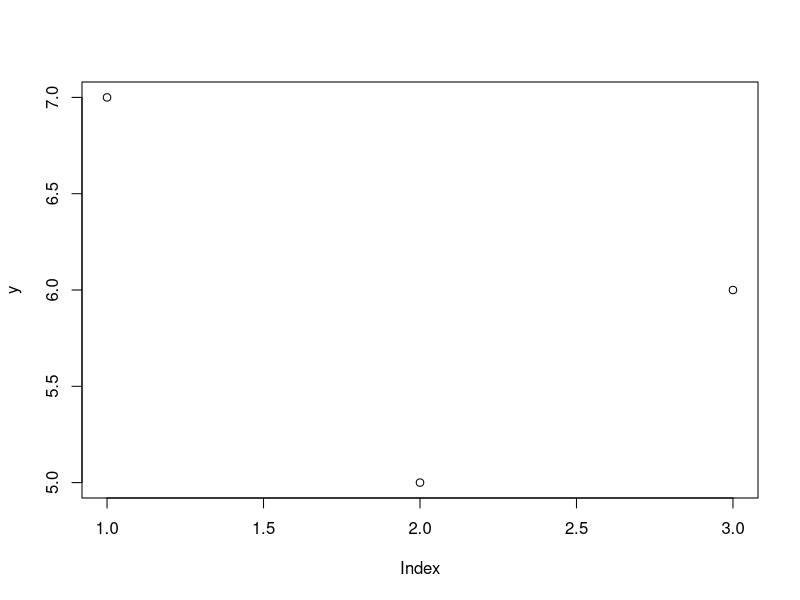
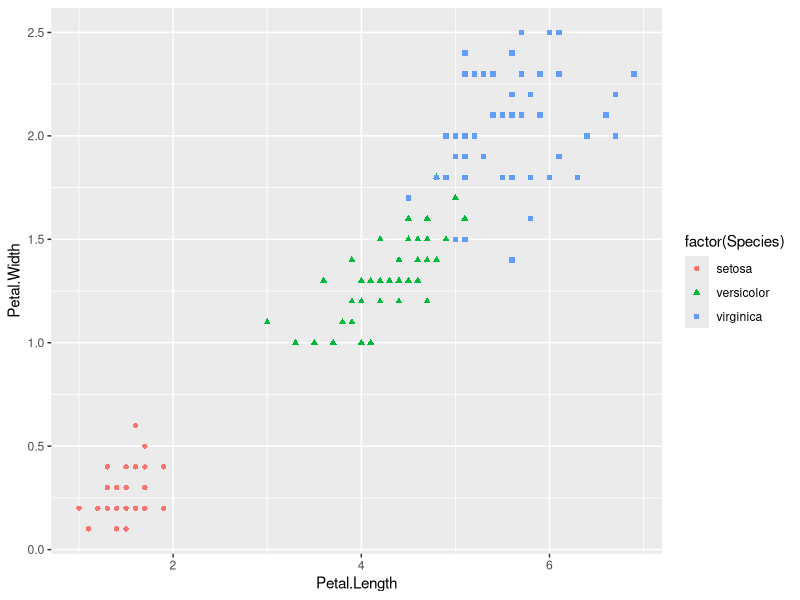
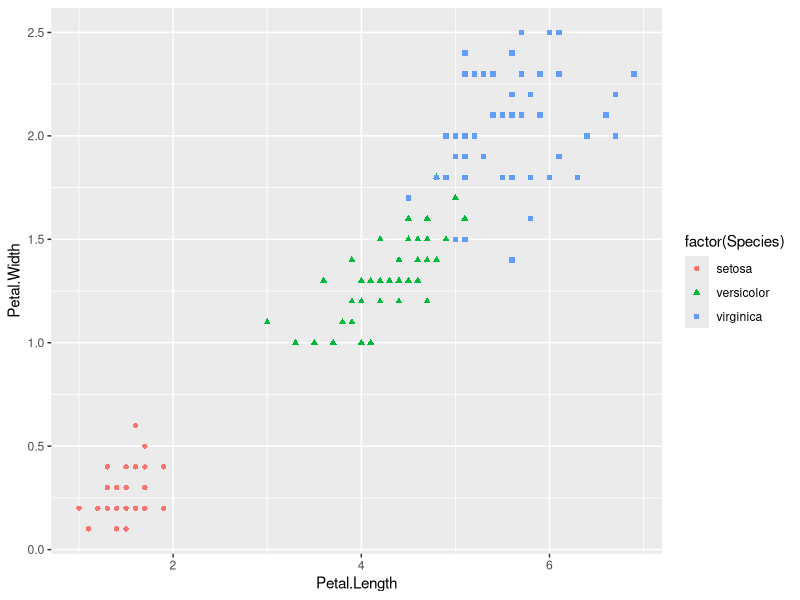

Reproduce these figures in R, in order.
## ---- chunk 1

knitr::opts_chunk$set(echo = TRUE)
## ---- chunk 2
x = c(1,2,3,4)
y=c(7,5,6)
plot(y)
print(x)
## ---- chunk 3
head(iris, 5)

library(ggplot2)

ggplot(iris, aes(Petal.Length, 
                 Petal.Width, 
                 colour = factor(Species), 
                 shape = factor(Species) )) +
                 geom_point()
## ---- chunk 4
head(iris, 5)
ggplot(iris, aes(Petal.Length, 
                 Petal.Width, 
                 colour = factor(Species), 
                 shape = factor(Species) )) +
                 geom_point()
